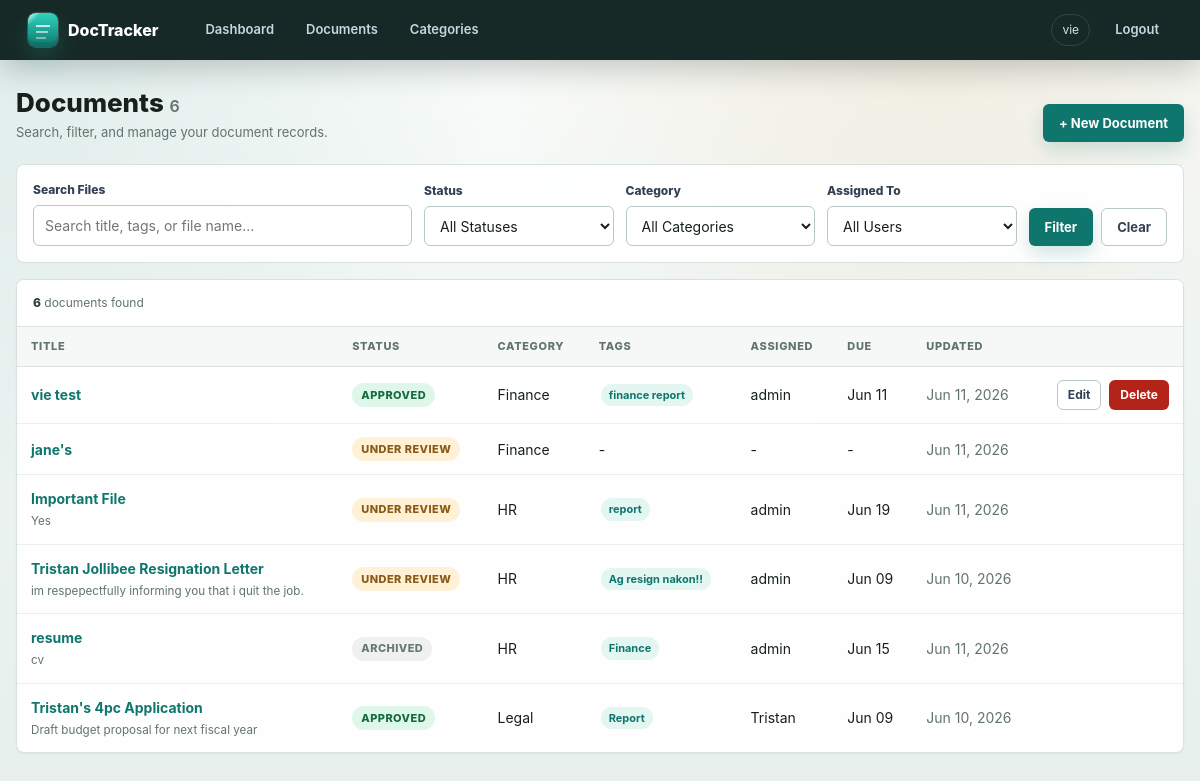
Page /documents/ (signed in) on the committed database.
### documents/models.py (models this page shows, shortened)
class Document(models.Model):
    STATUS_CHOICES = [
        ('draft', 'Draft'),
        ('review', 'Under Review'),
        ('approved', 'Approved'),
        ('archived', 'Archived'),
    ]
    title = models.CharField(max_length=255)
    description = models.TextField(blank=True)
    category = models.ForeignKey(Category, on_delete=models.SET_NULL, null=True, blank=True)
    status = models.CharField(max_length=20, choices=STATUS_CHOICES, default='draft')
    file = models.FileField(upload_to='documents/', null=True, blank=True)
    tags = models.CharField(max_length=500, blank=True, help_text="Comma-separated tags")
    created_by = models.ForeignKey(User, on_delete=models.SET_NULL, null=True, related_name='created_docs')
    assigned_to = models.ForeignKey(User, on_delete=models.SET_NULL, null=True, blank=True, related_name='assigned_docs')
    created_at = models.DateTimeField(auto_now_add=True)
    updated_at = models.DateTimeField(auto_now=True)
    due_date = models.DateField(null=True, blank=True)
    class Meta:
        ordering = ['-created_at']
    def get_tags_list(self):
        return [t.strip() for t in self.tags.split(',') if t.strip()]

class Category(models.Model):
    name = models.CharField(max_length=100, unique=True)
    description = models.TextField(blank=True)
    created_at = models.DateTimeField(auto_now_add=True)
    class Meta:
        verbose_name_plural = "Categories"
        ordering = ['name']
    def __str__(self):
        return self.name

### documents/views.py (the view)
# urls.py: path('documents/', views.document_list, name='document_list'),
@login_required
def document_list(request):
    form = DocumentFilterForm(request.GET)
    docs = Document.objects.select_related('category', 'created_by', 'assigned_to')
    if form.is_valid():
        if q := form.cleaned_data.get('search'):
            docs = docs.filter(
                Q(title__icontains=q) |
                Q(description__icontains=q) |
                Q(tags__icontains=q) |
                Q(file__icontains=q)
            )
        if s := form.cleaned_data.get('status'):
            docs = docs.filter(status=s)
        if c := form.cleaned_data.get('category'):
            docs = docs.filter(category=c)
        if u := form.cleaned_data.get('assigned_to'):
            docs = docs.filter(assigned_to=u)
    count = docs.count()
    docs = list(docs)
    for doc in docs:
        doc.can_manage = can_manage_document(request.user, doc)
    template = 'documents/_document_results.html' if is_htmx(request) else 'documents/list.html'
    return render(request, template, {
        'docs': docs,
        'form': form,
        'count': count,
        'include_oob_count': is_htmx(request),
    })

### documents/forms.py
class DocumentFilterForm(forms.Form):
    search = forms.CharField(required=False, widget=forms.TextInput(attrs={'placeholder': 'Search title, tags, or file name...'}))
    status = forms.ChoiceField(required=False, choices=[('', 'All Statuses')] + Document.STATUS_CHOICES)
    category = forms.ModelChoiceField(required=False, queryset=Category.objects.all(), empty_label="All Categories")
    assigned_to = forms.ModelChoiceField(required=False, queryset=User.objects.all(), empty_label="All Users")

### documents/views.py (called while the page is built)
def is_htmx(request):
    return request.headers.get('HX-Request') == 'true'

def can_manage_document(user, document):
    return user.is_staff or user.is_superuser or document.created_by_id == user.id

### templates/documents/list.html (shortened to what this page needs)
{% extends 'base.html' %}
{% block content %}
<div class="page-header">
  <div>
    <h1>Documents <span id="document-count" class="text-muted" style="font-size:16px; font-weight:600;">{{ count }}</span></h1>
    <p class="page-kicker">Search, filter, and manage your document records.</p>
  </div>
  <a href="{% url 'document_create' %}" class="btn btn-primary">+ New Document</a>
</div>
<form method="get"
      hx-get="{% url 'document_list' %}"
      hx-target="#document-results"
      hx-swap="outerHTML"
      hx-push-url="true"
      hx-trigger="keyup changed delay:250ms from:input, change from:select, submit"
      hx-indicator="#document-filter-indicator">
  <div class="filter-bar">
    <div class="form-group">
      <label>Search Files</label>{{ form.search }}
    </div>
    <div class="form-group"><label>Status</label>{{ form.status }}</div>
    <div class="form-group"><label>Category</label>{{ form.category }}</div>
    <div class="form-group"><label>Assigned To</label>{{ form.assigned_to }}</div>
    <div class="actions">
      <button type="submit" class="btn btn-primary">Filter</button>
      <a href="{% url 'document_list' %}" class="btn btn-secondary">Clear</a>
    </div>
  </div>
</form>
{% include 'documents/_document_results.html' %}
{% endblock %}

### templates/base.html (shortened to what this page needs)
<!DOCTYPE html>
<html lang="en">
<head>
</head>
<body>
{% if user.is_authenticated %}
<nav>
  <span class="brand">DocTracker</span>
  <a href="{% url 'dashboard' %}">Dashboard</a>
  <a href="{% url 'document_list' %}">Documents</a>
  <a href="{% url 'category_list' %}">Categories</a>
  <span class="user">{{ user.username }}</span>
  <a href="{% url 'logout' %}">Logout</a>
</nav>
{% endif %}
<div class="container">
  {% block content %}{% endblock %}
</div>
</body>
</html>

### templates/documents/_document_results.html (shortened to what this page needs)
<div id="document-results" class="card flush fade-in">
  <div class="table-status">
    <span><strong class="result-count">{{ count }}</strong> document{{ count|pluralize }} found</span>
  </div>
  {% if docs %}
  <div class="table-wrap">
  <table>
    <thead><tr>
      <th>Title</th><th>Status</th><th>Category</th><th>Tags</th><th>Assigned</th><th>Due</th><th>Updated</th><th></th>
    </tr></thead>
    <tbody>
    {% for doc in docs %}
    <tr>
      <td>
        <a href="{% url 'document_detail' doc.pk %}"><strong>{{ doc.title }}</strong></a>
        {% if doc.description %}<br><small class="text-muted">{{ doc.description|truncatechars:70 }}</small>{% endif %}
      </td>
      <td><span class="badge badge-{{ doc.status }}">{{ doc.get_status_display }}</span></td>
      <td>{{ doc.category.name|default:"-" }}</td>
      <td>{% for tag in doc.get_tags_list %}<span class="tag">{{ tag }}</span>{% empty %}-{% endfor %}</td>
      <td>{{ doc.assigned_to.username|default:"-" }}</td>
      <td>{{ doc.due_date|date:"M d"|default:"-" }}</td>
      <td class="text-muted">{{ doc.updated_at|date:"M d, Y" }}</td>
      <td class="text-right">
        {% if doc.can_manage %}
        <div class="actions" style="justify-content:flex-end;">
          <a href="{% url 'document_edit' doc.pk %}" class="btn btn-secondary btn-sm">Edit</a>
          <a href="{% url 'document_delete' doc.pk %}" class="btn btn-danger btn-sm">Delete</a>
        </div>
        {% endif %}
      </td>
    </tr>
    {% endfor %}
    </tbody>
  </table>
  </div>
  {% else %}
  <div class="empty">No documents found.</div>
  {% endif %}
</div>

### rows in the picture
Document: title "vie test", status "APPROVED", category.name "Finance", get_tags_list "finance report", assigned_to.username "admin", due_date "Jun 11", updated_at "Jun 11, 2026", shows "Edit"
Document: title "jane's", status "UNDER REVIEW", category.name "Finance", assigned_to.username "-", due_date "-", updated_at "Jun 11, 2026"
Document: title "Important File", description "Yes", status "UNDER REVIEW", category.name "HR", get_tags_list "report", assigned_to.username "admin", due_date "Jun 19", updated_at "Jun 11, 2026"
Document: title "Tristan Jollibee Resignation Letter", description "im respepectfully informing you that i quit the job.", status "UNDER REVIEW", category.name "HR", get_tags_list "Ag resign nakon!!", assigned_to.username "admin", due_date "Jun 09", updated_at "Jun 10, 2026"
Document: title "resume", description "cv", status "ARCHIVED", category.name "HR", get_tags_list "Finance", assigned_to.username "admin", due_date "Jun 15", updated_at "Jun 11, 2026"
Document: title "Tristan's 4pc Application", description "Draft budget proposal for next fiscal year", status "APPROVED", category.name "Legal", get_tags_list "Report", assigned_to.username "Tristan", due_date "Jun 09", updated_at "Jun 10, 2026"

### other values in the picture
{{ user.username }} "vie"
{{ count }} "6"
